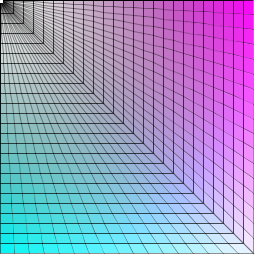
Frame 1 (no input)
Frame 60 (the mouse pressed at the canvas centre just before this capture): identical to frame 1, image omitted
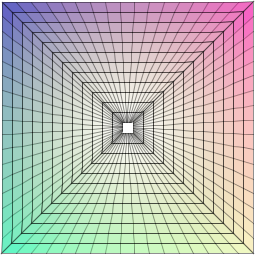
Frame 120 (the mouse held since frame 60 and released just before this capture)

The Processing sketch that drew these frames (run headless with seeded random() and noise(); from frame 60 on, the mouse is pressed at the canvas centre):

// Processing sketch: processing_60482
// ── processing_60482.pde

PVector cent;
void setup(){
 size(255,255); 
 cent  = new PVector (width/2,height/2,0);
  smooth();
}
int w = 255;
int   h = 255;
void draw(){
  
 background(255);
// line(0,25,mouseX,mouseY);
int by = 15;
for (int i =0;i<h;i+=by){
PVector  [] karl = linev(0,i,mouseX,mouseY,10);
PVector  [] karl2 = linev(0,i+by,mouseX,mouseY,10);
//line(0,25+15,mouseX,mouseY);
 if(i>0)maketile(karl,karl2,10);
 if(i==0)maketileC(karl,karl2,10);
}

for (int i =0;i<h;i+=by){
PVector  [] karl = linev(w,i,mouseX,mouseY,10);
PVector  [] karl2 = linev(w,i+by,mouseX,mouseY,10);
//line(0,25+15,mouseX,mouseY);
 if(i>0)maketile(karl,karl2,10);
 if(i==0)maketileC(karl,karl2,10);
}

for (int i =0;i<w;i+=by){
PVector  [] karl = linev(i,0,mouseX,mouseY,10);
PVector  [] karl2 = linev(i+by,0,mouseX,mouseY,10);
//line(0,25+15,mouseX,mouseY);
 if(i>0)maketile(karl,karl2,10);
 if(i==0)maketileC(karl,karl2,10);
}

for (int i =0;i<w;i+=by){
PVector  [] karl = linev(i,h,mouseX,mouseY,10);
PVector  [] karl2 = linev(i+by,h,mouseX,mouseY,10);
//line(0,25+15,mouseX,mouseY);
 if(i>0)maketile(karl,karl2,10);
 if(i==0)maketileC(karl,karl2,10);
}


}

void maketile(PVector [] A,PVector [] B,int val){
  int j = A.length;
  for (int i =1;i<=j-val;i+=val){
    if(i<A.length-val && i <B.length-val){
    beginShape();
    vertexi(A[i].x,A[i].y);
    vertexi(B[i].x,B[i].y);
    vertexi(B[i+val].x,B[i+val].y);
    vertexi(A[i+val].x,A[i+val].y);
    endShape();
    }
    
  }
  
}

void maketileC(PVector [] A,PVector [] B,int val){
  int j = A.length;
  for (int i =1;i<=j-val;i+=val){
    if(i<A.length-val && i <B.length-val){
    beginShape();
    vertexi(A[i].x,A[i].y);
    vertexi(B[i].x,B[i].y);
    vertexi(B[i+val].x,B[i+val].y);
    vertexi(A[i+val].x,A[i+val].y);
    endShape(CLOSE);
    }
    
  }
  
}
void vertexi(float A,float B){
  noFill();
  stroke(1,111);
 // noStroke();
  float dis = dist(A,B,mouseX,mouseY);
 fill(A,B,dis,dis);
vertex(A,B); 
}
PVector mx(float Ax,float Bx,float C,float D){
  
  float A = abs(Ax-C);
  float B = abs(Bx-D);
  float retval2;
  retval2 = max(A,B);
  
  PVector retval = new PVector(A/retval2,B/retval2,retval2);
  
  return retval;
  
}
 
 
void linex(float A,float B,float C,float D){
   
  PVector q = mx(A,B,C,D);
  int  aa  = int(q.z);
    float bb=0;
    float cc = 0;
      for (int i = 0;i<aa;i+=1){
      bb+=q.x;
      cc+=q.y;
      float lx1 = A+bb;
      String k = where(A,B,C,D);
     if(k=="C")  point(lx1,B-cc);
      if(k=="A")  point(lx1,B+cc);
      if(k=="B")  point(A-bb,B+cc);
       if(k=="D")  point(A-bb,B-cc);
 
 
      }
   
}

PVector [] linev(float A,float B,float C,float D,int by){
   
  PVector q = mx(A,B,C,D);
  int  aa  = int(q.z);
  PVector  [] retval = new PVector[aa];
    float bb=0;
    float cc = 0;
      for (int i = 0;i<aa;i+=1){
      bb+=q.x;
      cc+=q.y;
      float lx1 = A+bb;
      String k = where(A,B,C,D);
     if(k=="C")  pointv(lx1,B-cc,retval,i,by);
      if(k=="A")  pointv(lx1,B+cc,retval,i,by);
      if(k=="B")  pointv(A-bb,B+cc,retval,i,by);
       if(k=="D")  pointv(A-bb,B-cc,retval,i,by);
 
 
      }
   return retval;
}

void pointv(float A,float B,PVector [] C,int val,int by){
  C[val]=new PVector(A,B,0);
 // if(val%by==0)line(A,B,A,B-15);
  
}

String where (float A,float B, float C,float D){
  String retval = "";
   
  if(A<=C && B <=D)retval = "A";
  if(A>C && B<D)retval = "B";
  if(A<C && B>D)retval = "C";
  if(A>=C & B>=D)retval = "D";
   
   
   
 return retval;
}
